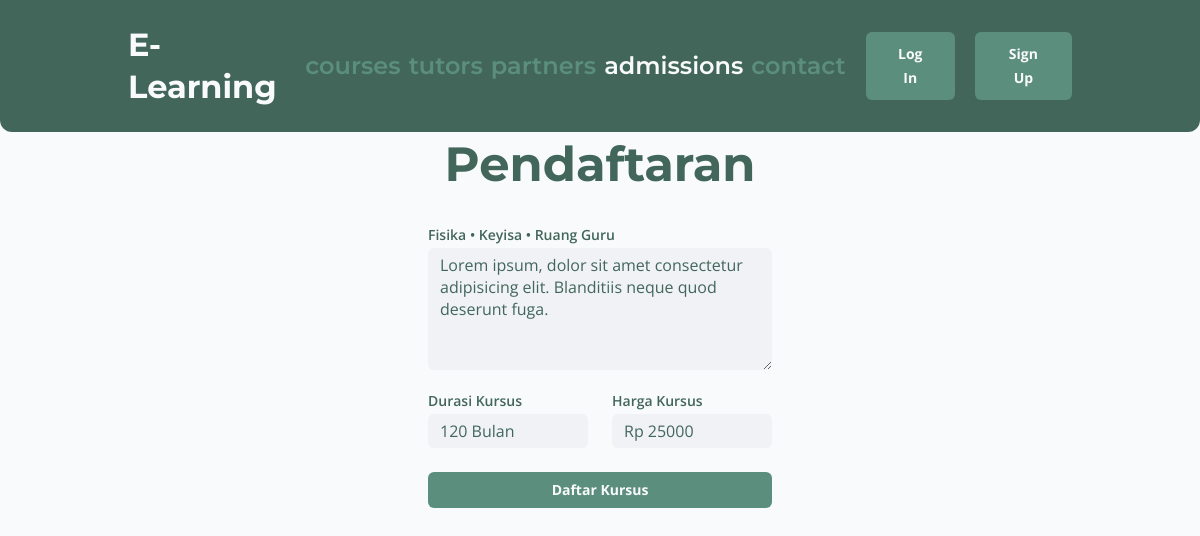
The page /pages/admissions.php?course_id=2 on the database its author committed.
### tables this page shows
CREATE TABLE course (
    id int  NOT NULL AUTO_INCREMENT,
    nama varchar(30)  NOT NULL,
    deskripsi varchar(512)  NOT NULL,
    harga int  NOT NULL,
    durasi int  NOT NULL,
    partner_id int  NOT NULL,
    tutor_id int  NOT NULL,
    CONSTRAINT course_pk PRIMARY KEY (id)
);

### pages/admissions.php (the view, shortened to what this page needs)
<?php
  include("../config.php");
?>
<?php if (isset($_GET['course_id'])): ?>
<?php
  $sql = "SELECT c.id, c.nama, c.deskripsi, c.harga, c.durasi, t.nama as tutor, p.nama as 'partner' FROM course c JOIN (SELECT id, nama FROM tutor) t ON c.tutor_id=t.id JOIN (SELECT id, nama FROM partner) p ON c.partner_id=p.id WHERE c.id=:id";
  $query = $db->prepare($sql);
  $query->execute(['id' => $_GET['course_id']]);
  $course = $query->fetch(PDO::FETCH_ASSOC);
?>
<!DOCTYPE html>
<html lang="en">
<head>
  <link rel="stylesheet" href="../css/admissions.css">
</head>
<body>
  <nav>
    <a href="/index.php" class="logo">E-Learning</a>
    <div class="nav-list">
      <a href="courses.php" class="nav-item">courses</a>
      <a href="tutors.php" class="nav-item">tutors</a>
      <a href="partners.php" class="nav-item">partners</a>
      <a href="admissions.php" class="nav-item active">admissions</a>
      <a href="contact.php" class="nav-item">contact</a>
      <?php if (!isset($_GET['user_id'])): ?>
        <a href="login.php" class="btn nav-btn">Log In</a>
        <a href="signup.php" class="btn nav-btn">Sign Up</a>
      <?php endif; ?>
    </div>
  </nav>
  <main>
    <form method="post" action="/backend_admission.php">
      <h1 class="form-title">Pendaftaran</h1>
      <div class="form-list">
        <div class="input">
          <p class="input-label">
            <span><?php echo $course['nama'] ?></span>
            <span>•</span>
            <span><?php echo $course['tutor'] ?></span>
            <span>•</span>
            <span><?php echo $course['partner'] ?></span>
          </p>
          <textarea type="text" class="input-form" readonly rows="5"><?php echo $course['deskripsi'] ?></textarea>
        </div>
        <div class="form-grid-2">
          <div class="input">
            <p class="input-label">Durasi Kursus</p>
            <input type="text" class="input-form" readonly value="<?php echo $course['durasi'] ?> Bulan" />
          </div>
          <div class="input">
            <p class="input-label">Harga Kursus</p>
            <input type="text" class="input-form" readonly value="Rp <?php echo $course['harga'] ?>" />
          </div>
        </div>
        <input type="submit" class="btn submit-btn" value="Daftar Kursus" name="admission" />
      </div>
    </form>
  </main>
</body>
</html>
<?php endif; ?>

### css/admissions.css (style rules this page uses)
.form-grid-2 { width: 100%; display: grid; grid-template-columns: repeat(2, minmax(0, 1fr)); gap: 24px; }

### css/centered-main.css (style rules this page uses)
main { width: 100%; display: flex; flex-direction: column; justify-content: center; align-items: center; padding: 32px 128px; gap: 32px; }

### css/global.css (style rules this page uses)
* { box-sizing: border-box; margin: 0; }
a, button, input, textarea { all: unset; box-sizing: border-box; margin: 0; }
a, button { cursor: pointer; }
textarea { resize: vertical; }
.btn { padding: 6px 24px; border-radius: 6px; background-color: #5b8e7d; text-align: center; font-family: "Open Sans"; font-weight: 700; font-size: 14px; line-height: 24px; color: #f9fafb; cursor: pointer; transition: background-color 0.2s ease-out; }
body { min-height: 100vh; background-color: #f9fafb; display: flex; flex-direction: column; font-family: "Open Sans"; color: #42675a; }
nav { position: fixed; z-index: 100; width: 100%; padding: 24px 128px; display: flex; align-items: center; justify-content: space-between; background: #42675a; border-radius: 0px 0px 12px 12px; color: #f9fafb; }
nav > .logo { font-family: "Montserrat"; font-weight: 700; font-size: 32px; line-height: 42px; }
.nav-list { display: flex; flex-direction: row; align-items: center; gap: 8px; }
.nav-item { font-family: "Montserrat"; font-weight: 600; font-size: 24px; line-height: 32px; color: #5b8e7d; transition: color 0.2s ease-in-out; }
.nav-item:hover, .nav-item.active { color: #f9fafb; }
.nav-btn { padding: 10px 28px; margin-left: 12px; }
main { display: flex; flex-direction: column; align-items: flex-start; margin-top: 68px; padding: 32px 64px 32px 64px; gap: 32px; }
form { width: 100%; display: flex; flex-direction: column; justify-content: center; align-items: center; padding: 32px 128px; gap: 32px; }
.form-title { font-family: "Montserrat"; font-weight: 700; font-size: 48px; line-height: 64px; }
.form-list { width: 50%; display: flex; flex-direction: column; align-items: flex-start; padding: 0px; gap: 24px; }
.input { width: 100%; display: flex; flex-direction: column; align-items: flex-start; padding: 0px; gap: 6px; }
.input-label { font-family: "Open Sans"; font-style: normal; font-weight: 600; font-size: 14px; line-height: 14px; }
.input-form { width: 100%; display: flex; flex-direction: row; align-items: center; padding: 6px 12px; gap: 8px; background: #f0f2f5; border-radius: 6px; }
.submit-btn { width: 100%; }

### rows shown on the page
course: nama "Fisika", deskripsi "Lorem ipsum, dolor sit amet consectetur adipisicing elit. Blanditiis neque quod deserunt fuga.", durasi "120 Bulan", harga "Rp 25000"

### other values the page prints
$course['tutor'] "Keyisa"
$course['partner'] "Ruang Guru"
